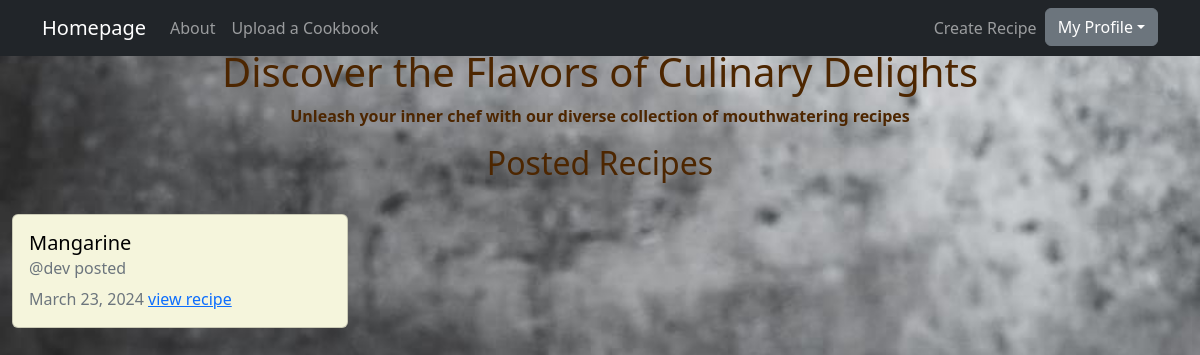
The app's page / (signed in) with its own data.
### recipes/models.py (models this page shows, shortened)
class Recipe(models.Model):
    title = models.CharField(max_length=100)
    description = models.TextField()
    author = models.ForeignKey(User, on_delete=models.CASCADE)
    ingredients = models.TextField(default='')
    video = models.FileField(upload_to='videos/', blank=True, null=True)
    images = models.ImageField(upload_to='images/', blank=True, null=True)
    created_at = models.DateTimeField(auto_now_add=True)
    updated_at = models.DateTimeField(auto_now=True)

### recipes/views.py (the view)
# urls.py: path('', views.RecipeListView.as_view(), name="recipes-home"),
class RecipeListView(ListView):
    model = models.Recipe
    template_name = 'recipes/home.html'
    context_object_name = 'recipes'

### recipes/templates/recipes/home.html
{% extends 'recipes/base.html' %}
{% block content%}
<div style="text-align: center;color: #4d2600;"><br><br>
    <h1 class="app-heading">Discover the Flavors of Culinary Delights</h1>
    <p class="app-subheading"><b>Unleash your inner chef with our diverse collection of mouthwatering recipes</b></p>
    <h2 class="section-heading">Posted Recipes</h2>
</div>
<div class="main" style="display: grid; grid-template-columns: repeat(3, 1fr); gap: 1px;">
  {% for recipe in recipes %}
    <div class="card my-4" style="width: 21rem; background-color: #F5F5DC;">
      <div class="card-body">
        <h5 class="card-title" style="color: black;">{{recipe.title}}</h5>
        <h6 class="card-subtitle mb-2 text-muted">@{{recipe.author}} posted</h6>
        <h7 class="card-subtitle mb-2 text-muted">{{recipe.updated_at|date:"F d, Y"}}</h7>
        <a href="{% url 'recipes-detail' recipe.pk %}" class="card-link">view recipe</a>
      </div>
    </div>
  {% endfor %}
</div>
{% endblock content%}

### recipes/static/style.css (style rules this page uses)
body { background-image: url(bg5.jpg); background-repeat: no-repeat; background-size: 100% auto; background-attachment: fixed; }

### records on screen
Recipe: title "Mangarine", author "dev", updated_at "March 23, 2024"
